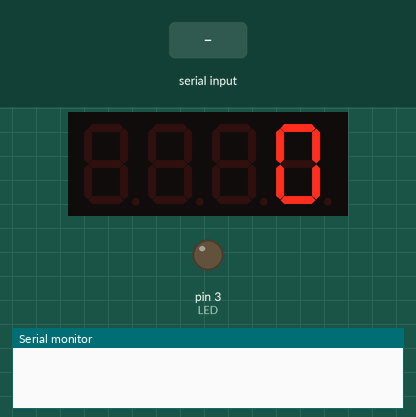
A sketch run on a simulated Arduino Uno, built with avr-gcc and run on an emulated ATmega328P. Parts: 4-digit seven-segment display, output pins drawn as LEDs (lit = HIGH), the last lines printed to the serial monitor. Inputs (shaded band) come from the test bench.

Above: at 1.2 s.
1.3 s: "LED ON\n" received over Serial
At 2.5 s:
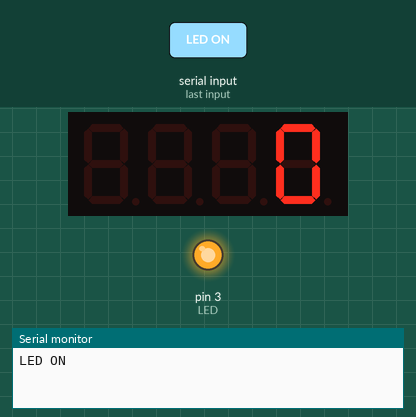
4.3 s: "LED OFF\n" received over Serial
At 4.8 s:
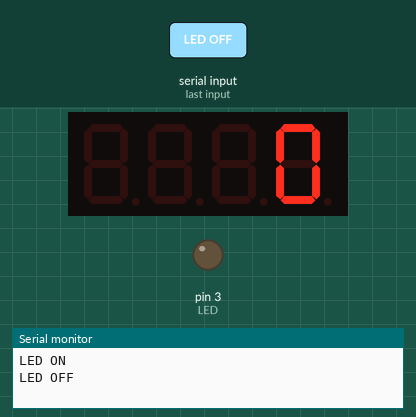
Timing chart, 0 to 7.3 s (numbered marks = the images above; inputs shaded):
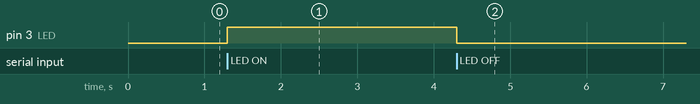

Measured:
- after the input at 1.3 s, pin 3 (LED): LOW → HIGH at once
- after the input at 4.3 s, pin 3 (LED): HIGH → LOW at once

The sketch:

command.ino
```cpp
#include <TM1637Display.h>
#define DIO 11
#define CLK 10
#define LED 3

TM1637Display fnd(CLK, DIO);

String inputString ="";
boolean stringComplete = false;
String number = "";
int num = 0;

void setup() {
  // put your setup code here, to run once:
  Serial.begin(115200);
  pinMode(LED,OUTPUT);

  fnd.setBrightness(1);
  fnd.showNumberDecEx(num);
}

void loop() {
  // put your main code here, to run repeatedly:
  if(stringComplete){
    if((inputString.equals("LED ON")) || (inputString.equals("led on"))){
       Serial.println(inputString);
       digitalWrite(LED, HIGH);
    }
    else if((inputString.equals("LED OFF")) || (inputString.equals("led off"))){
      Serial.println(inputString);
      digitalWrite(LED, LOW);
    }
    else if (inputString[0]=='F' || inputString[0]=='f'){
      number = inputString.substring(4);
      num = number.toInt();
      if (num <= 0000 || num >= 9999){
        Serial.println("Command error");
      }
      else {
        fnd.showNumberDecEx(num);
        Serial.println(inputString);
      }
    }
    else{
      Serial.println("Command error");
    }
    inputString = "";
    stringComplete = false;
  }
}

void serialEvent(){
  while(Serial.available()){
    char inChar = (char)Serial.read();
    if (inChar == '\n') {
      stringComplete = true;
    }
    else {
      inputString += inChar;
    }
  }
}
```
